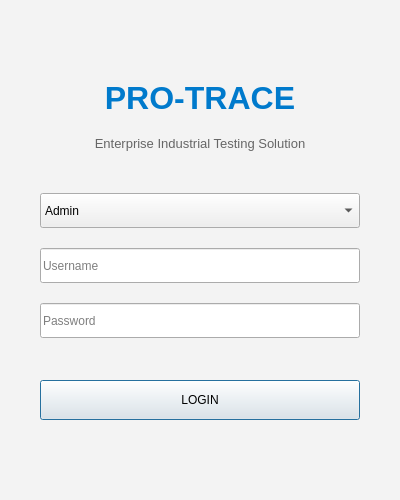
<?xml version="1.0" encoding="UTF-8"?>
<ui version="4.0">
 <class>LoginDialog</class>
 <widget class="QDialog" name="LoginDialog">
  <property name="geometry">
   <rect>
    <x>0</x>
    <y>0</y>
    <width>400</width>
    <height>500</height>
   </rect>
  </property>
  <property name="windowTitle">
   <string>Login - PRO-TRACE</string>
  </property>
  <property name="styleSheet">
   <string notr="true">QDialog { background-color: #F3F3F3; }</string>
  </property>
  <layout class="QVBoxLayout" name="verticalLayout">
   <property name="spacing">
    <number>20</number>
   </property>
   <property name="leftMargin">
    <number>40</number>
   </property>
   <property name="topMargin">
    <number>40</number>
   </property>
   <property name="rightMargin">
    <number>40</number>
   </property>
   <property name="bottomMargin">
    <number>40</number>
   </property>
   <item>
    <spacer name="verticalSpacer_top">
     <property name="orientation">
      <enum>Qt::Vertical</enum>
     </property>
     <property name="sizeHint" stdset="0">
      <size>
       <width>20</width>
       <height>40</height>
      </size>
     </property>
    </spacer>
   </item>
   <item>
    <widget class="QLabel" name="label_logo">
     <property name="font">
      <font>
       <family>Segoe UI</family>
       <pointsize>24</pointsize>
       <weight>75</weight>
       <bold>true</bold>
      </font>
     </property>
     <property name="styleSheet">
      <string notr="true">color: #007ACC;</string>
     </property>
     <property name="text">
      <string>PRO-TRACE</string>
     </property>
     <property name="alignment">
      <set>Qt::AlignCenter</set>
     </property>
    </widget>
   </item>
   <item>
    <widget class="QLabel" name="label_subtitle">
     <property name="font">
      <font>
       <family>Segoe UI</family>
       <pointsize>10</pointsize>
      </font>
     </property>
     <property name="styleSheet">
      <string notr="true">color: #666666;</string>
     </property>
     <property name="text">
      <string>Enterprise Industrial Testing Solution</string>
     </property>
     <property name="alignment">
      <set>Qt::AlignCenter</set>
     </property>
    </widget>
   </item>
   <item>
    <spacer name="verticalSpacer_mid">
     <property name="orientation">
      <enum>Qt::Vertical</enum>
     </property>
     <property name="sizeHint" stdset="0">
      <size>
       <width>20</width>
       <height>20</height>
      </size>
     </property>
    </spacer>
   </item>
   <item>
    <widget class="QComboBox" name="comboBox_role">
     <property name="minimumSize">
      <size>
       <width>0</width>
       <height>35</height>
      </size>
     </property>
     <item>
      <property name="text">
       <string>Admin</string>
      </property>
     </item>
     <item>
      <property name="text">
       <string>User</string>
      </property>
     </item>
    </widget>
   </item>
   <item>
    <widget class="QLineEdit" name="lineEdit_username">
     <property name="minimumSize">
      <size>
       <width>0</width>
       <height>35</height>
      </size>
     </property>
     <property name="placeholderText">
      <string>Username</string>
     </property>
    </widget>
   </item>
   <item>
    <widget class="QLineEdit" name="lineEdit_password">
     <property name="minimumSize">
      <size>
       <width>0</width>
       <height>35</height>
      </size>
     </property>
     <property name="echoMode">
      <enum>QLineEdit::Password</enum>
     </property>
     <property name="placeholderText">
      <string>Password</string>
     </property>
    </widget>
   </item>
   <item>
    <spacer name="verticalSpacer_btn">
     <property name="orientation">
      <enum>Qt::Vertical</enum>
     </property>
     <property name="sizeHint" stdset="0">
      <size>
       <width>20</width>
       <height>10</height>
      </size>
     </property>
    </spacer>
   </item>
   <item>
    <widget class="QPushButton" name="pushButton_login">
     <property name="objectName">
      <string>btn_primary</string>
     </property>
     <property name="minimumSize">
      <size>
       <width>0</width>
       <height>40</height>
      </size>
     </property>
     <property name="cursor">
      <cursorShape>PointingHandCursor</cursorShape>
     </property>
     <property name="text">
      <string>LOGIN</string>
     </property>
    </widget>
   </item>
   <item>
    <spacer name="verticalSpacer_bottom">
     <property name="orientation">
      <enum>Qt::Vertical</enum>
     </property>
     <property name="sizeHint" stdset="0">
      <size>
       <width>20</width>
       <height>40</height>
      </size>
     </property>
    </spacer>
   </item>
  </layout>
 </widget>
 <resources/>
 <connections/>
</ui>
